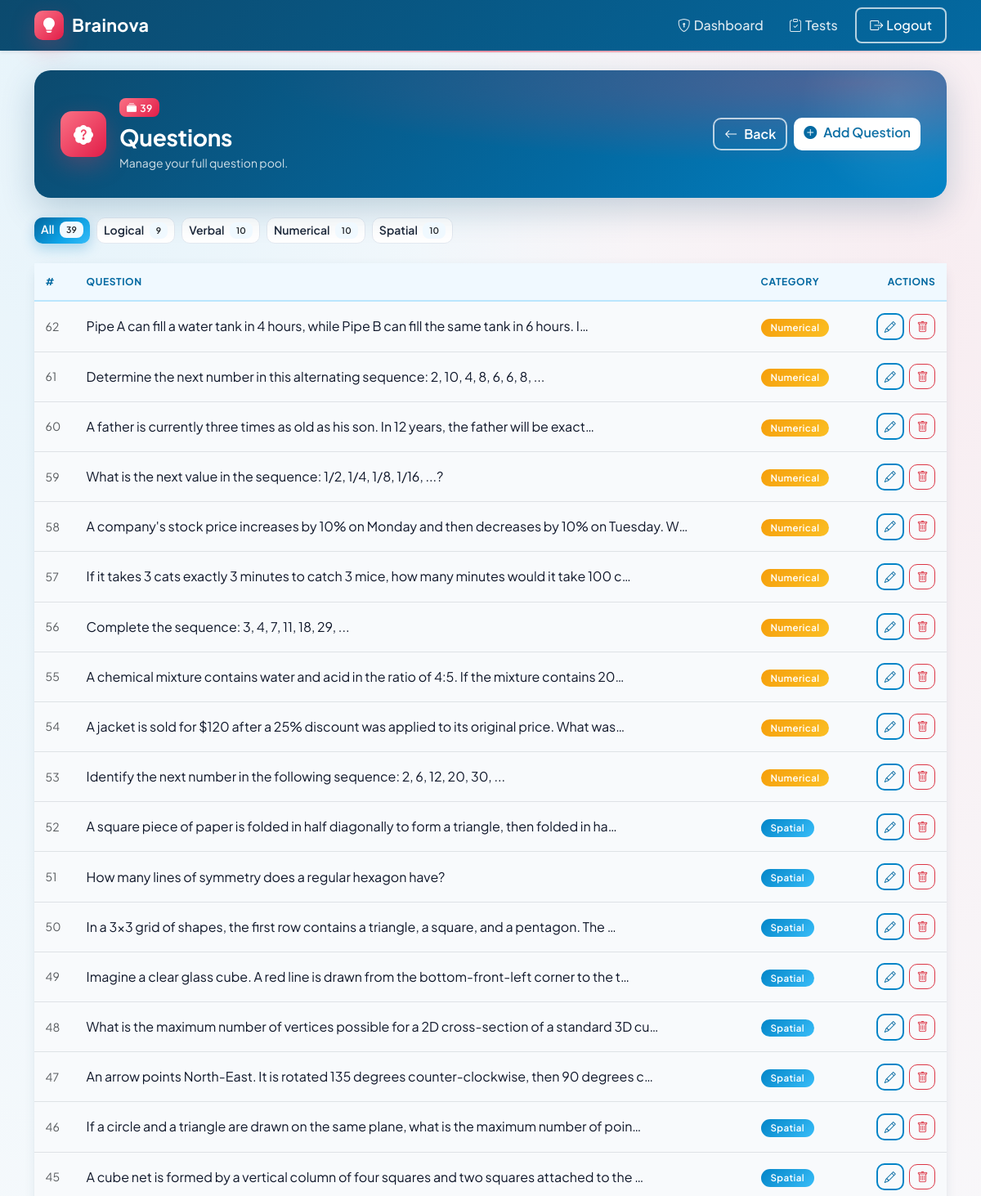
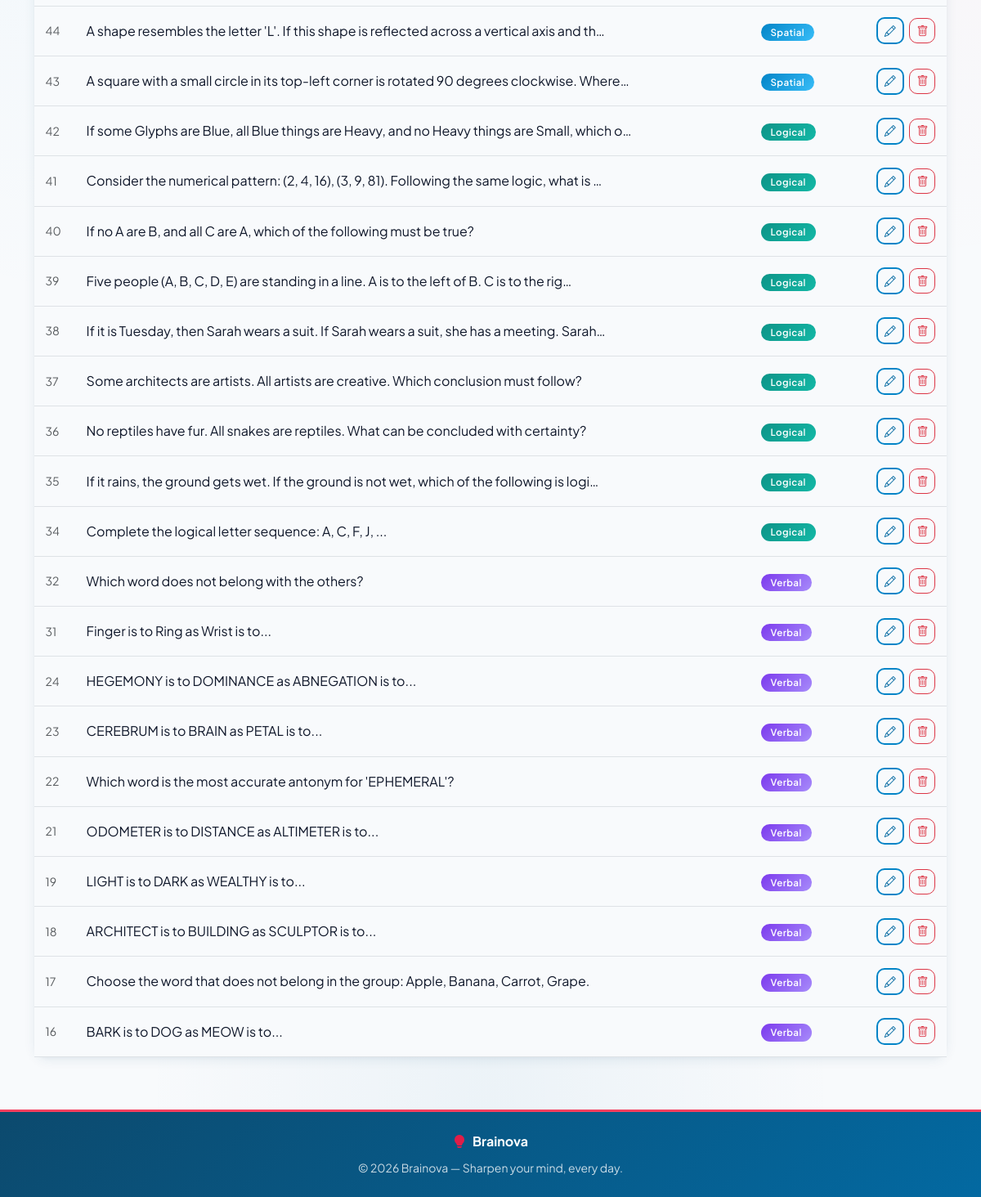
/admin/questions (signed in), run on the app's committed database (2 pictures, top to bottom).
### tables this page shows
CREATE TABLE questions (
    id INTEGER PRIMARY KEY AUTOINCREMENT,
    question_text TEXT NOT NULL,
    category TEXT NOT NULL CHECK(category IN ('logical', 'verbal', 'numerical', 'spatial')),
    created_at TIMESTAMP DEFAULT CURRENT_TIMESTAMP
, difficulty INTEGER);

### routes/admin.py (the view)
@admin_bp.route('/questions')
@admin_required
def questions():
    category = request.args.get('category', '')
    db = get_db()
    if category and category in CATEGORIES:
        qs = db.execute(
            'SELECT * FROM questions WHERE category = ? ORDER BY id DESC',
            (category,)
        ).fetchall()
    else:
        qs = db.execute('SELECT * FROM questions ORDER BY id DESC').fetchall()
    counts = {
        cat: db.execute(
            'SELECT COUNT(*) FROM questions WHERE category = ?', (cat,)
        ).fetchone()[0]
        for cat in CATEGORIES
    }
    total = db.execute('SELECT COUNT(*) FROM questions').fetchone()[0]
    db.close()
    return render_template('admin/questions.html', questions=qs,
                           categories=CATEGORIES, selected=category,
                           counts=counts, total=total)

### app.py (called while the page is built)
@app.context_processor
def inject_notification_count():
    if 'user_id' in session and not session.get('is_admin'):
        return {'unread_notifications': unread_count(session['user_id'])}
    return {'unread_notifications': 0}

### database.py (called while the page is built)
def get_db():
    conn = sqlite3.connect(DATABASE)
    conn.row_factory = sqlite3.Row
    conn.execute("PRAGMA foreign_keys = ON")
    return conn

### routes/admin.py (called while the page is built)
def admin_required(f):
    @wraps(f)
    def decorated(*args, **kwargs):
        if 'user_id' not in session:
            flash('Please log in.', 'warning')
            return redirect(url_for('auth.login'))
        if not session.get('is_admin'):
            flash('Admin access required.', 'danger')
            return redirect(url_for('index'))
        return f(*args, **kwargs)
    return decorated

### templates/admin/questions.html (shortened to what this page needs)
{% extends "base.html" %}
{% block content %}
<div class="page-banner d-flex justify-content-between align-items-center flex-wrap gap-3">
  <div class="d-flex align-items-center gap-3">
    <div class="banner-icon"><i class="bi bi-patch-question-fill"></i></div>
    <div>
      <span class="badge bg-warning text-dark mb-2"><i class="bi bi-collection-fill me-1"></i>{{ questions|length }}{% if selected %} of {{ total }}{% endif %}</span>
      <h3 class="fw-bold mb-1">Questions</h3>
      <p class="mb-0 small">Manage your full question pool.</p>
    </div>
  </div>
  <div class="d-flex gap-2">
    <a href="{{ url_for('admin.dashboard') }}" class="btn btn-outline-light">
      <i class="bi bi-arrow-left me-2"></i>Back
    </a>
    <a href="{{ url_for('admin.add_question') }}" class="btn btn-light">
      <i class="bi bi-plus-circle-fill me-2"></i>Add Question
    </a>
  </div>
</div>
<div class="mb-4 d-flex gap-2 flex-wrap">
  <a href="{{ url_for('admin.questions') }}"
     class="btn btn-sm {{ 'btn-primary' if not selected else 'btn-outline-secondary' }}">
    All <span class="badge bg-light text-dark ms-1">{{ total }}</span>
  </a>
  {% for cat in categories %}
  <a href="{{ url_for('admin.questions', category=cat) }}"
     class="btn btn-sm {{ 'btn-primary' if selected == cat else 'btn-outline-secondary' }}">
    {{ cat|capitalize }} <span class="badge bg-light text-dark ms-1">{{ counts[cat] }}</span>
  </a>
  {% endfor %}
</div>
<div class="card border-0 shadow-sm">
  <div class="card-body p-0">
    {% if questions %}
      <div class="table-responsive">
        <table class="table table-hover align-middle mb-0">
          <thead class="table-light">
            <tr>
              <th style="width:50px">#</th>
              <th>Question</th>
              <th style="width:110px">Category</th>
              <th style="width:130px" class="text-end">Actions</th>
            </tr>
          </thead>
          <tbody>
            {% for q in questions %}
            <tr>
              <td class="text-muted small">{{ q['id'] }}</td>
              <td>
                <span class="d-block">{{ q['question_text'][:90] }}{% if q['question_text']|length > 90 %}…{% endif %}</span>
              </td>
              <td>
                <span class="badge cat-badge-{{ q['category'] }}">{{ q['category']|capitalize }}</span>
              </td>
              <td class="text-end">
                <a href="{{ url_for('admin.edit_question', q_id=q['id']) }}"
                   class="btn btn-sm btn-outline-primary me-1">
                  <i class="bi bi-pencil"></i>
                </a>
                <form method="POST" action="{{ url_for('admin.delete_question', q_id=q['id']) }}"
                      class="d-inline" onsubmit="return confirm('Delete this question?')">
                  <button type="submit" class="btn btn-sm btn-outline-danger">
                    <i class="bi bi-trash"></i>
                  </button>
                </form>
              </td>
            </tr>
            {% endfor %}
          </tbody>
        </table>
      </div>
    {% else %}
      <div class="text-center py-5 text-muted">
        <i class="bi bi-inbox display-4 d-block mb-3"></i>
        <p>No questions found. <a href="{{ url_for('admin.add_question') }}">Add one now.</a></p>
      </div>
    {% endif %}
  </div>
</div>
{% endblock %}

### data on the page
questions: id "62", question_text "Pipe A can fill a water tank in 4 hours, while Pipe B can fill the same tank in 6 hours. I", category "Numerical"
questions: id "61", question_text "Determine the next number in this alternating sequence: 2, 10, 4, 8, 6, 6, 8, ...", category "Numerical"
questions: id "60", question_text "A father is currently three times as old as his son. In 12 years, the father will be exact", category "Numerical"
questions: id "59", question_text "What is the next value in the sequence: 1/2, 1/4, 1/8, 1/16, ...?", category "Numerical"
questions: id "58", question_text "A company's stock price increases by 10% on Monday and then decreases by 10% on Tuesday. W", category "Numerical"
questions: id "57", question_text "If it takes 3 cats exactly 3 minutes to catch 3 mice, how many minutes would it take 100 c", category "Numerical"
questions: id "56", question_text "Complete the sequence: 3, 4, 7, 11, 18, 29, ...", category "Numerical"
questions: id "55", question_text "A chemical mixture contains water and acid in the ratio of 4:5. If the mixture contains 20", category "Numerical"
questions: id "54", question_text "A jacket is sold for $120 after a 25% discount was applied to its original price. What was", category "Numerical"
questions: id "53", question_text "Identify the next number in the following sequence: 2, 6, 12, 20, 30, ...", category "Numerical"
questions: id "52", question_text "A square piece of paper is folded in half diagonally to form a triangle, then folded in ha", category "Spatial"
questions: id "51", question_text "How many lines of symmetry does a regular hexagon have?", category "Spatial"
questions: id "50", question_text "In a 3x3 grid of shapes, the first row contains a triangle, a square, and a pentagon. The", category "Spatial"
questions: id "49", question_text "Imagine a clear glass cube. A red line is drawn from the bottom-front-left corner to the t", category "Spatial"
questions: id "48", question_text "What is the maximum number of vertices possible for a 2D cross-section of a standard 3D cu", category "Spatial"
questions: id "47", question_text "An arrow points North-East. It is rotated 135 degrees counter-clockwise, then 90 degrees c", category "Spatial"
questions: id "46", question_text "If a circle and a triangle are drawn on the same plane, what is the maximum number of poin", category "Spatial"
questions: id "45", question_text "A cube net is formed by a vertical column of four squares and two squares attached to the", category "Spatial"
questions: id "44", question_text "A shape resembles the letter 'L'. If this shape is reflected across a vertical axis and th", category "Spatial"
questions: id "43", question_text "A square with a small circle in its top-left corner is rotated 90 degrees clockwise. Where", category "Spatial"
questions: id "42", question_text "If some Glyphs are Blue, all Blue things are Heavy, and no Heavy things are Small, which o", category "Logical"
questions: id "41", question_text "Consider the numerical pattern: (2, 4, 16), (3, 9, 81). Following the same logic, what is", category "Logical"
questions: id "40", question_text "If no A are B, and all C are A, which of the following must be true?", category "Logical"
questions: id "39", question_text "Five people (A, B, C, D, E) are standing in a line. A is to the left of B. C is to the rig", category "Logical"
questions: id "38", question_text "If it is Tuesday, then Sarah wears a suit. If Sarah wears a suit, she has a meeting. Sarah", category "Logical"
questions: id "37", question_text "Some architects are artists. All artists are creative. Which conclusion must follow?", category "Logical"
questions: id "36", question_text "No reptiles have fur. All snakes are reptiles. What can be concluded with certainty?", category "Logical"
questions: id "35", question_text "If it rains, the ground gets wet. If the ground is not wet, which of the following is logi", category "Logical"
questions: id "34", question_text "Complete the logical letter sequence: A, C, F, J, ...", category "Logical"
questions: id "32", question_text "Which word does not belong with the others?", category "Verbal"
questions: id "31", question_text "Finger is to Ring as Wrist is to...", category "Verbal"
questions: id "24", question_text "HEGEMONY is to DOMINANCE as ABNEGATION is to...", category "Verbal"
questions: id "23", question_text "CEREBRUM is to BRAIN as PETAL is to...", category "Verbal"
questions: id "22", question_text "Which word is the most accurate antonym for 'EPHEMERAL'?", category "Verbal"
questions: id "21", question_text "ODOMETER is to DISTANCE as ALTIMETER is to...", category "Verbal"
questions: id "19", question_text "LIGHT is to DARK as WEALTHY is to...", category "Verbal"
questions: id "18", question_text "ARCHITECT is to BUILDING as SCULPTOR is to...", category "Verbal"
questions: id "17", question_text "Choose the word that does not belong in the group: Apple, Banana, Carrot, Grape.", category "Verbal"
questions: id "16", question_text "BARK is to DOG as MEOW is to...", category "Verbal"

### other printed values
{{ questions|length }} "39"
{{ total }} "39"
{{ cat|capitalize }} "Logical" "Verbal" "Numerical" "Spatial"
{{ counts[cat] }} "9" "10" "10" "10"
